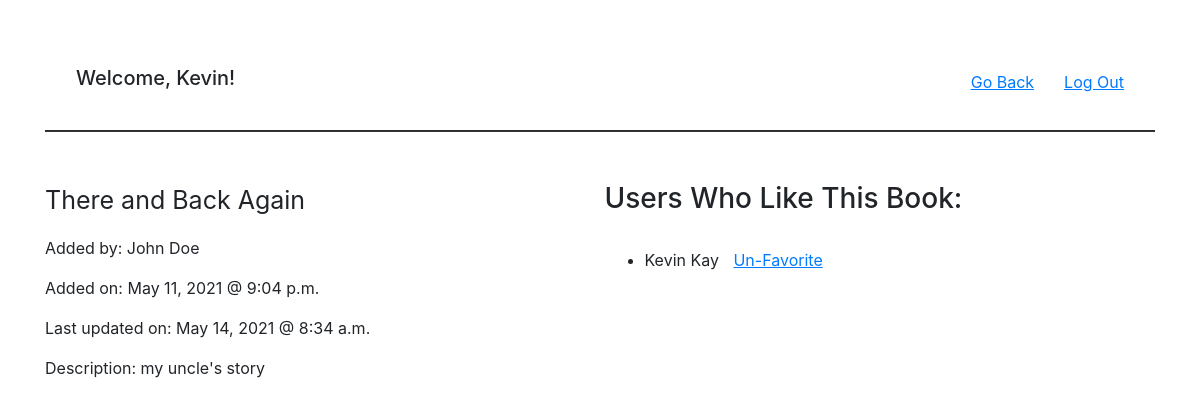
Screenshot of /books/3 (signed in) with the database file from the repository.
### app/models.py (models this page shows)
class User(models.Model):
    first_name = models.CharField(max_length=100)
    last_name = models.CharField(max_length=100)
    email = models.EmailField(max_length=50)
    password = models.CharField(max_length=255)
    created_at = models.DateTimeField(auto_now_add=True)
    updated_at = models.DateTimeField(auto_now=True)
    objects = UserManager()

class Book(models.Model):
    title = models.CharField(max_length=255)
    desc = models.CharField(max_length=255)
    uploaded_by = models.ForeignKey(User, related_name = "book_uploaded", on_delete=models.CASCADE)
    favorite = models.ManyToManyField(User, related_name = "favorites")
    created_at = models.DateTimeField(auto_now_add=True)
    updated_at = models.DateTimeField(auto_now=True)
    objects = BookManager()

### app/views.py (the view)
# urls.py: path('books/<int:b_id>', views.display_all),
def display_all(request, b_id):
    sessionTest = request.session.get('u_id', 'no u_id')
    if sessionTest == 'no u_id':
        return redirect ("/")
    u_id = request.session["u_id"]
    user = User.objects.get(id=u_id)
    if User.objects.filter(favorites__id__contains=b_id).count() > 0:
        favorite = True
    else:
        favorite = False
    context= {
        "book": Book.objects.get(id=b_id),
        "favorite": favorite,
        "first_name": user.first_name,
        "u_id": u_id
    }
    return render(request, "edit_display.html", context)

### app/templates/edit_display.html (shortened to what this page needs)
{% extends 'base.html' %}
{% block content %}
<nav class="navbar">
    <div class="container-fluid">
        <h2 class="navbar-brand">Welcome, {{ first_name }}!</h2>
        <div class="d-flex">
            <a class="linkUnderline nav_margin" href="/books">Go Back</a>
            <form action="/logout" method="POST">
                <button class="nav-item linkUnderline btnLink">Log Out</button>
            </form>
        </div>
    </div>
</nav>
<hr>
<div class="box d-inline-block box_margin">
    {% if book.uploaded_by.id != u_id %}
        <p class="input_format">{{ book.title }}</p>
        <p>Added by: {{ book.uploaded_by.first_name }} {{ book.uploaded_by.last_name }}</p>
        <p>Added on: {{ book.created_at|date:"M j, Y @ g:i a" }}</p>
        <p>Last updated on: {{ book.updated_at|date:"M j, Y @ g:i a" }}</p>
        <p>Description: {{ book.desc }}</p>
    {% endif %}
</div>
<div class="d-inline-block box_margin">
    <h3>Users Who Like This Book:</h3>
    <br/>
        {% for favorite in book.favorite.all %}
            <ul>
                <li>
                    {{favorite.first_name}} {{favorite.last_name}}
                    <span class="pull-right">
                    {% if favorite.id == u_id %}
                            <form action="/books/unfavor/{{ book.id }}" method="POST">
                                <button class="linkUnderline btnLink" type="submit">Un-Favorite</button>
                            </form>
                    {% endif %}
                    </span>
                </li>
            </ul>
        {% endfor %}
</div>
{% endblock %}

### app/static/style.css (style rules this page uses)
.nav_margin { margin-right: 30px; }
.box { margin-top: 15px; vertical-align: top; width: 50% }
.box_margin { margin-top: 34px; }
.linkUnderline { text-decoration: underline; }
.btnLink { background: none!important; border: none; padding: 0!important; color: #007bff; text-decoration: underline; cursor: pointer; }
.input_format { width: auto; font-size: 25px; }
.pull-right { display: inline-block; padding-left: 10px; }
hr { height: 1px; background-color: #333; }

### rows the page displays
User: first_name "Kevin", last_name "Kay"
Book: title "There and Back Again", uploaded_by.first_name "John", uploaded_by.last_name "Doe", created_at "May 11, 2021 @ 9:04 p.m.", updated_at "May 14, 2021 @ 8:34 a.m.", desc "my uncle's story"
